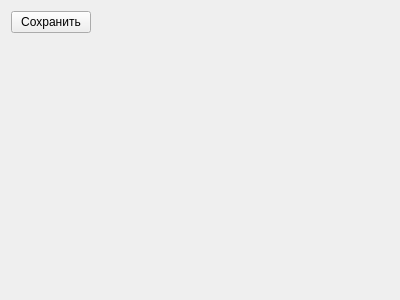
<?xml version="1.0" encoding="UTF-8"?>
<ui version="4.0">
 <class>Draw_De_r</class>
 <widget class="QWidget" name="Draw_De_r">
  <property name="geometry">
   <rect>
    <x>0</x>
    <y>0</y>
    <width>400</width>
    <height>300</height>
   </rect>
  </property>
  <property name="windowTitle">
   <string>Form</string>
  </property>
  <layout class="QGridLayout" name="gridLayout">
   <item row="1" column="0">
    <widget class="QCustomPlot" name="De_r_graph" native="true"/>
   </item>
   <item row="0" column="0">
    <widget class="QPushButton" name="Save">
     <property name="text">
      <string>Сохранить</string>
     </property>
    </widget>
   </item>
   <item row="0" column="1">
    <spacer name="horizontalSpacer">
     <property name="orientation">
      <enum>Qt::Horizontal</enum>
     </property>
     <property name="sizeHint" stdset="0">
      <size>
       <width>40</width>
       <height>20</height>
      </size>
     </property>
    </spacer>
   </item>
  </layout>
 </widget>
 <customwidgets>
  <customwidget>
   <class>QCustomPlot</class>
   <extends>QWidget</extends>
   <header>qcustomplot.h</header>
   <container>1</container>
  </customwidget>
 </customwidgets>
 <resources/>
 <connections/>
</ui>
